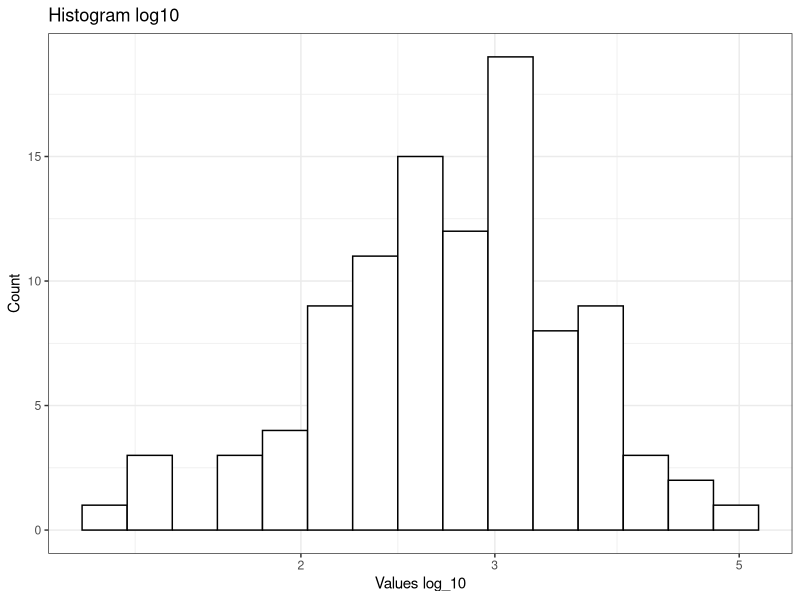

This chart was generated by the following R code:
## ---- chunk 1
knitr::opts_chunk$set(echo = TRUE)
library(ggplot2)
set.seed(42)
## ---- chunk 2
x<- data.frame(val=rlnorm(mean=1, sd=0.25, 100))
ggplot(x, aes(x=val))+
  geom_histogram(bins = 15, color="black", fill="white")+
    scale_x_log10()+
  labs(title = "Histogram log10", x= "Values log_10", y="Count")+
    theme_bw()
